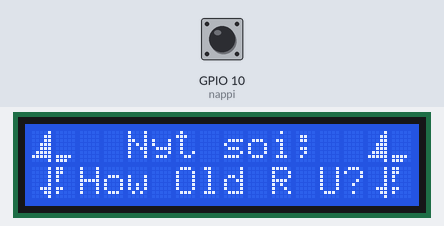
The sketch below on a simulated ESP32-S3. Parts: 16×2 character LCD. Inputs (shaded band) come from the test bench; at power-on: GPIO 10 (nappi) HIGH. What the sketch prints to the serial monitor is not drawn.

Above: at 1.3 s.
1.4 s: GPIO 10 (nappi) pulled LOW for 0.15 s
At 2.7 s:
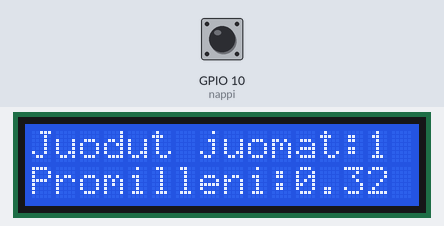
3.0 s: GPIO 10 (nappi) pulled LOW for 1 s
At 4.0 s:
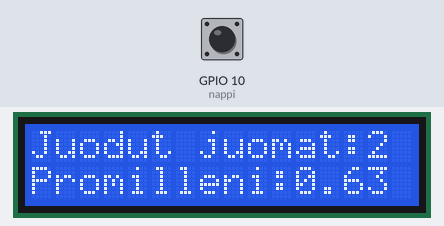
5.5 s: GPIO 10 (nappi) pulled LOW for 0.15 s
At 5.9 s:
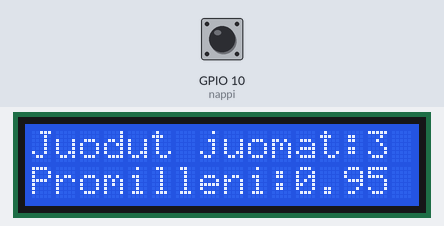
7.1 s: GPIO 10 (nappi) pulled LOW for 1 s
At 8.4 s:
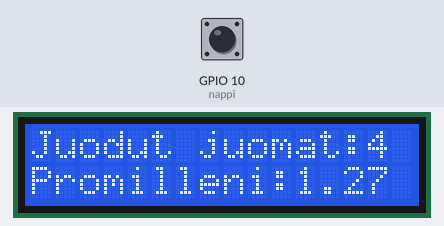
Timing chart, 0 to 10.1 s (numbered marks = the images above; inputs shaded):
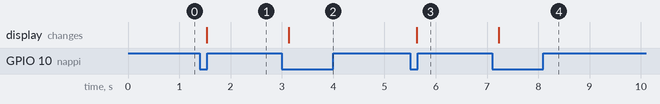

The sketch:

haalarinaytto.ino
```cpp
#include <Wire.h>

#include <LiquidCrystal_I2C.h>


// C++ code
//

byte S1[8]={
  0b00001,
  0b00011,
  0b00011,
  0b00111,
  0b00111,
  0b01111,
  0b11111,
  0b00001
};

byte S2[8]={
  0b00000,
  0b00000,
  0b00000,
  0b00000,
  0b00000,
  0b00000,
  0b11110,
  0b11100
};

byte S3[8]={
  0b00001,
  0b00001,
  0b00001,
  0b00001,
  0b00001,
  0b00111,
  0b00011,
  0b00001
};

byte S4[8]={
  0b11000,
  0b11000,
  0b10000,
  0b10000,
  0b00000,
  0b11000,
  0b10000,
  0b00000
};

#define I2C_ADDR 0x27
#define SDA 21
#define SCL 22
const int rs = 2,
        en = 3,
        d4 = 6,
        d5 = 7,
        d6 = 8,
      d7 = 9,
      nappi = 10;
int buttonState = 0,
  lastbuttonState = 0,
  buttonPressCount = 0;
float promillet = 0;

int minuutit = 0, sekunnit = 0;
unsigned long previousMS = 0;

LiquidCrystal_I2C lcd(I2C_ADDR, 16, 2);


void setup()
{
  Wire.begin(21, 22);

  pinMode(nappi, INPUT_PULLUP);
  Serial.begin(9600);
  lcd.init();
  lcd.backlight();
  lcd.setCursor(2,1);
  lcd.print("How Old R U?");
  lcd.setCursor(4,0);
  lcd.print("Nyt soi;");
  lcd.createChar(0,S1);
  lcd.createChar(1,S2);
  lcd.createChar(2,S3);
  lcd.createChar(3,S4);
  lcd.setCursor(0,0);
  lcd.write((byte)0);
  lcd.write((byte)1);
  lcd.setCursor(0,1);
  lcd.write((byte)2);
  lcd.write((byte)3);
  lcd.setCursor(14,0);
  lcd.write((byte)0);
  lcd.write((byte)1);
  lcd.setCursor(14,1);
  lcd.write((byte)2);
  lcd.write((byte)3);
}

void loop()
{
  buttonState = digitalRead(nappi);

  if (buttonState == LOW && lastbuttonState == HIGH){
   buttonPressCount++;
   Serial.print(buttonPressCount);
   String juomat = "Juodut juomat:"+String(buttonPressCount);
   delay(100);
   lcd.clear();
   lcd.print(juomat);

   promillet = buttonPressCount * 14 /(65*0.68);
   String kanni = "Promilleni:"+String(promillet);
   lcd.setCursor(0,1);
   lcd.print(kanni);
  }
lastbuttonState = buttonState;
unsigned long currentMS = millis();
  if(buttonPressCount > 0){
  if (currentMS - previousMS >= 60000){
    previousMS = currentMS;
    minuutit++;
    promillet -=0.0025;
    if(promillet<0){
      promillet = 0;
    }

    lcd.setCursor(0, 1);
    lcd.print("Promilleni: ");
    lcd.print(promillet, 2); // 2 desimaalia
  }
  }

}
```

Measured:
- after the input at 1.4 s, the display: changes after 0.13 s (image 1)
- after the input at 3.0 s, the display: changes after 0.13 s (image 2)
- after the input at 5.5 s, the display: changes after 0.13 s (image 3)
- after the input at 7.1 s, the display: changes after 0.13 s (image 4)
